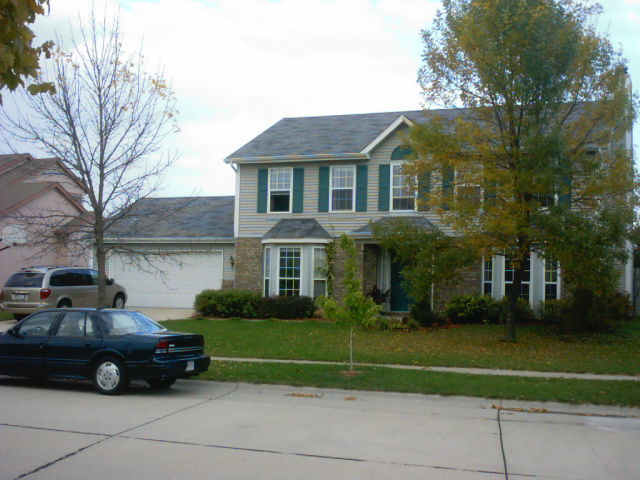
#> input picture house00.jpg, 640 x 480 px
$ python hog.py
#> lines starting #> are read from the running program, lines starting #| are printed output that depends on the picture
import matplotlib.pyplot as plt
from skimage.io import imread
from skimage.color import rgb2gray
from skimage.feature import hog
from skimage import exposure

# Load and convert the image to grayscale
image = imread('house00.jpg')
#> image is the input picture: shape (480, 640, 3); mean R, G, B 126.1, 132.4, 122.6
grayscaled_image = rgb2gray(image)
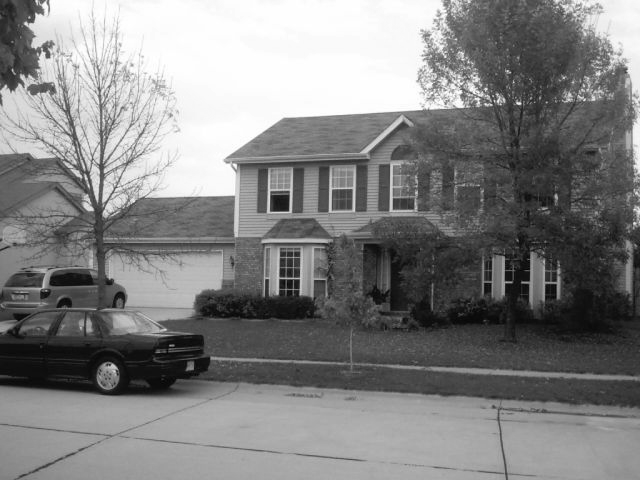
#> grayscaled_image: shape (480, 640) float64; min 0.00814, max 1, mean 0.511

# Compute HOG features and get the visualization
fd, hog_image = hog(grayscaled_image, orientations=9, pixels_per_cell=(8, 8),
                    cells_per_block=(2, 2), visualize=True, channel_axis=None)
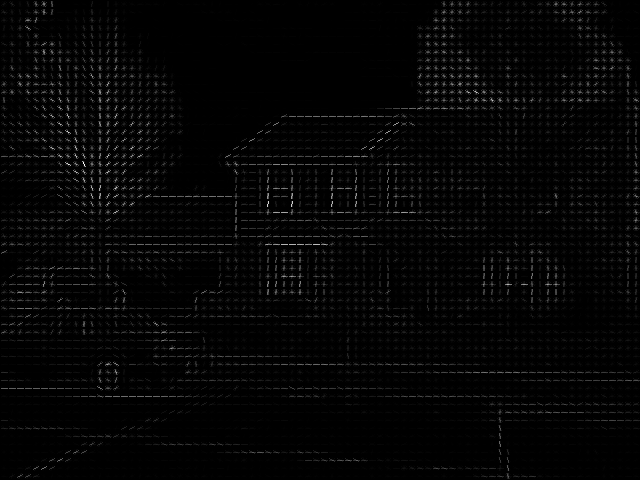
#> hog_image: shape (480, 640) float64; min 0, max 0.297, mean 0.00614; drawn with min black and max white

# Use exposure.rescale_intensity to improve the contrast of the HOG image
# was in_range=(0, 10)
hog_image_rescaled = exposure.rescale_intensity(hog_image, in_range=(0, 0.1))
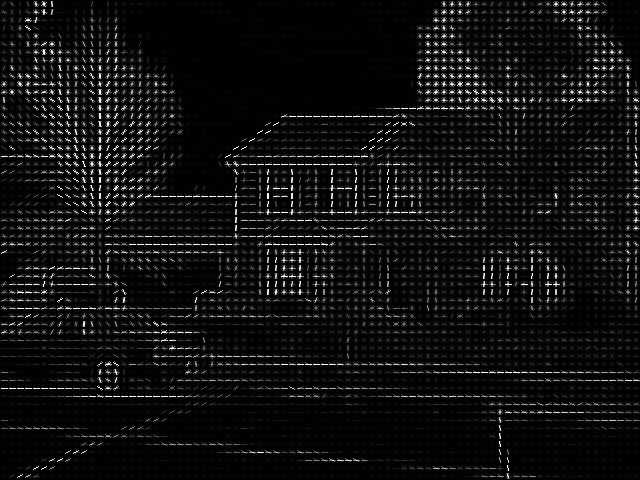
#> hog_image_rescaled: shape (480, 640) float64; min 0, max 1, mean 0.0591

# Display the original and HOG images
fig, (ax1, ax2) = plt.subplots(1, 2, figsize=(12, 6), sharex=True, sharey=True)
ax1.axis('off')
ax1.imshow(image)
ax1.set_title('Original Image')
ax2.axis('off')
ax2.imshow(hog_image_rescaled, cmap=plt.cm.gray)
ax2.set_title('HOG Visualization')
plt.tight_layout()
plt.show()
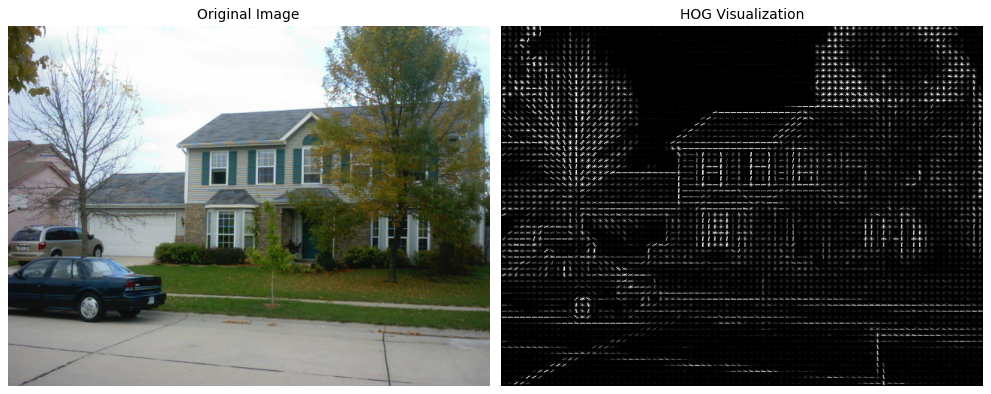
#> figure drawn by matplotlib, 2 panels
